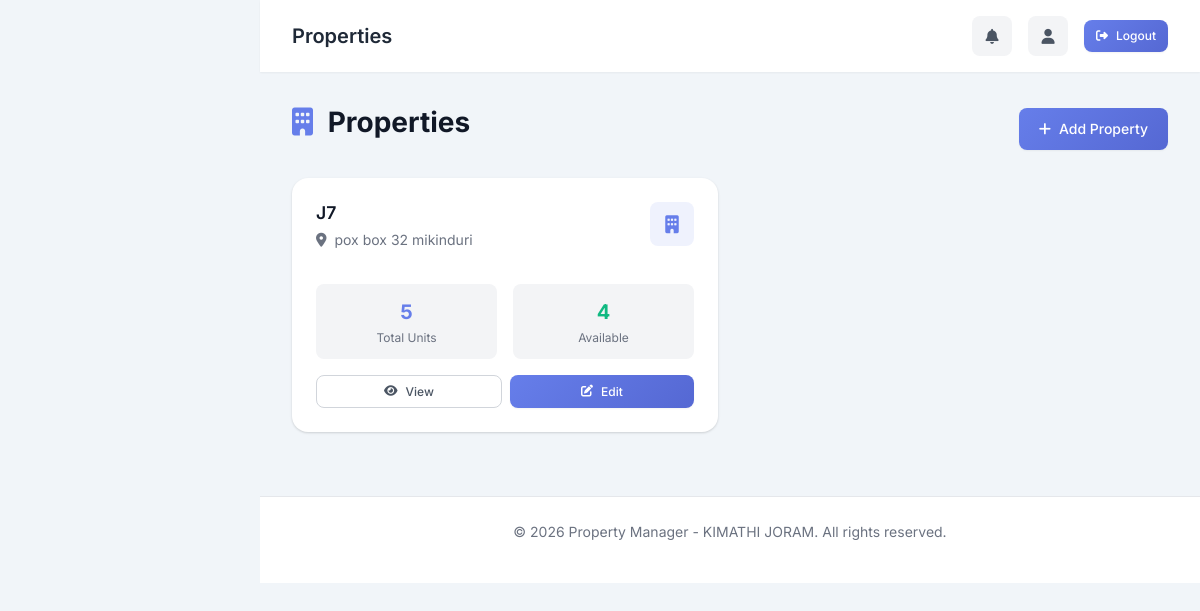
Page /properties/ on the committed database.
### apartments/models.py (models this page shows, shortened)
class Property(models.Model):
    PROPERTY_TYPES = [
        ('apartment', 'Apartment Building'),
        ('bedsitter', 'Bedsitter'),
        ('commercial', 'Commercial Building'),
        ('land', 'Land'),
        ('villa', 'Villa'),
        ('house', 'House'),
    ]
    name = models.CharField(max_length=200, help_text="Property name or building name")
    property_type = models.CharField(max_length=20, choices=PROPERTY_TYPES, default='apartment')
    address = models.TextField(help_text="Full address of the property")
    latitude = models.DecimalField(max_digits=9, decimal_places=6, null=True, blank=True, help_text="GPS Latitude coordinate")
    longitude = models.DecimalField(max_digits=9, decimal_places=6, null=True, blank=True, help_text="GPS Longitude coordinate")
    total_units = models.IntegerField(default=1, help_text="Total number of apartments/units")
    description = models.TextField(blank=True, help_text="Additional description")
    title_deed_number = models.CharField(max_length=100, blank=True)
    water_account = models.CharField(max_length=50, blank=True)
    electricity_account = models.CharField(max_length=50, blank=True)
    owner = models.ForeignKey(User, on_delete=models.SET_NULL, null=True, blank=True, related_name='owned_properties')
    created_at = models.DateTimeField(auto_now_add=True, db_index=True)
    updated_at = models.DateTimeField(auto_now=True)
    class Meta:
        ordering = ['-created_at']
        indexes = [
            models.Index(fields=['-created_at']),
        ]
    @property
    def available_units(self):
        occupied = self.apartments.filter(leases__status='active').distinct().count()
        return self.total_units - occupied

### apartments/views.py (the view)
# urls.py: path('properties/', views.PropertyListView.as_view(), name='property_list'),
class PropertyListView(ListView):
    model = Property
    template_name = 'apartments/property_list.html'
    context_object_name = 'properties'
    paginate_by = 10

### apartments/context_processors.py (called while the page is built, shortened)
def notification_count(request):
    from apartments.models import Notification, UserProfile
    unread_count = 0
    return {'unread_notification_count': unread_count}

def payment_count(request):
    from apartments.models import Payment, Lease
    pending_payments_count = 0
    my_payments_count = 0
    total_payments_amount = 0
    return {
        'pending_payments_count': pending_payments_count,
        'my_payments_count': my_payments_count,
        'total_payments_amount': total_payments_amount,
    }

### templates/apartments/property_list.html (shortened to what this page needs)
{% extends 'base.html' %}
{% block content %}
<div class="animate-fade">
    <div style="display: flex; justify-content: space-between; align-items: center; margin-bottom: 1.5rem;">
        <h1 style="font-size: 1.75rem; font-weight: 700;">
            <i class="fas fa-building" style="color: var(--primary); margin-right: 0.5rem;"></i>
            Properties
        </h1>
        <a href="{% url 'property_create' %}" class="btn btn-primary">
            <i class="fas fa-plus"></i> Add Property
        </a>
    </div>
    {% if properties %}
    <div style="display: grid; grid-template-columns: repeat(auto-fill, minmax(300px, 1fr)); gap: 1.5rem;">
        {% for property in properties %}
        <div class="card" style="margin-bottom: 0;">
            <div style="display: flex; justify-content: space-between; align-items: flex-start; margin-bottom: 1rem;">
                <div>
                    <h3 style="font-size: 1.1rem; font-weight: 600; margin-bottom: 0.25rem;">{{ property.name }}</h3>
                    <p style="color: var(--gray-500); font-size: 0.875rem;">
                        <i class="fas fa-map-marker-alt" style="margin-right: 0.25rem;"></i>
                        {{ property.address|truncatechars:50 }}
                    </p>
                </div>
                <div class="card-icon primary">
                    <i class="fas fa-building"></i>
                </div>
            </div>
            <div style="display: grid; grid-template-columns: 1fr 1fr; gap: 1rem; margin-bottom: 1rem;">
                <div style="background: var(--gray-100); padding: 0.75rem; border-radius: var(--radius); text-align: center;">
                    <div style="font-size: 1.25rem; font-weight: 700; color: var(--primary);">{{ property.total_units }}</div>
                    <div style="font-size: 0.75rem; color: var(--gray-500);">Total Units</div>
                </div>
                <div style="background: var(--gray-100); padding: 0.75rem; border-radius: var(--radius); text-align: center;">
                    <div style="font-size: 1.25rem; font-weight: 700; color: var(--success);">{{ property.available_units }}</div>
                    <div style="font-size: 0.75rem; color: var(--gray-500);">Available</div>
                </div>
            </div>
            <div style="display: flex; gap: 0.5rem;">
                <a href="{% url 'property_detail' property.pk %}" class="btn btn-sm btn-outline" style="flex: 1;">
                    <i class="fas fa-eye"></i> View
                </a>
                <a href="{% url 'property_update' property.pk %}" class="btn btn-sm btn-primary" style="flex: 1;">
                    <i class="fas fa-edit"></i> Edit
                </a>
            </div>
        </div>
        {% endfor %}
    </div>
    {% endif %}
</div>
{% endblock %}

### templates/base.html (style rules this page uses)
:root { --primary: #667eea; --primary-dark: #5568d3; --primary-light: #8b9cf5; --secondary: #764ba2; --success: #10b981; --warning: #f59e0b; --danger: #ef4444; --dark: #1f2937; --dark-bg: #111827; --gray-100: #f3f4f6; --gray-200: #e5e7eb; --gray-300: #d1d5db; --gray-400: #9ca3af; --gray-500: #6b7280; --gray-600: #4b5563; --white: #ffffff; --sidebar-width: 260px; --shadow-sm: 0 1px 2px 0 rgba(0, 0, 0, 0.05); --shadow: 0 1px 3px 0 rgba(0, 0, 0, 0.1), 0 1px 2px 0 rgba(0, 0, 0, 0.06); --shadow-md: 0 4px 6px -1px rgba(0, 0, 0, 0.1), 0 2px 4px -1px rgba(0, 0, 0, 0.06); --shadow-lg: 0 10px 15px -3px rgba(0, 0, 0, 0.1), 0 4px 6px -2px rgba(0, 0, 0, 0.05); --shadow-xl: 0 20px 25px -5px rgba(0, 0, 0, 0.1), 0 10px 10px -5px rgba(0, 0, 0, 0.04); --radius-sm: 0.375rem; --radius: 0.5rem; --radius-lg: 0.75rem; --radius-xl: 1rem; }
* { margin: 0; padding: 0; box-sizing: border-box; }
body { font-family: 'Inter', -apple-system, BlinkMacSystemFont, 'Segoe UI', Roboto, sans-serif; background-color: #f1f5f9; color: var(--dark); line-height: 1.6; -webkit-font-smoothing: antialiased; -moz-osx-font-smoothing: grayscale; }
.card { background: var(--white); border-radius: var(--radius-xl); box-shadow: var(--shadow); padding: 1.5rem; margin-bottom: 1.5rem; transition: all 0.3s; }
.btn { display: inline-flex; align-items: center; justify-content: center; gap: 0.5rem; padding: 0.625rem 1.25rem; border: none; border-radius: var(--radius); cursor: pointer; text-decoration: none; font-size: 0.875rem; font-weight: 500; transition: all 0.2s; }
.btn-primary { background: linear-gradient(135deg, var(--primary) 0%, var(--primary-dark) 100%); color: white; }
.btn-outline { background: transparent; border: 1px solid var(--gray-300); color: var(--gray-600); }
.btn-sm { padding: 0.375rem 0.75rem; font-size: 0.75rem; }
.animate-fade { animation: fadeIn 0.3s ease-out; }

### rows in the picture
Property: name "J7", address "pox box 32 mikinduri", total_units "5", available_units "4"
